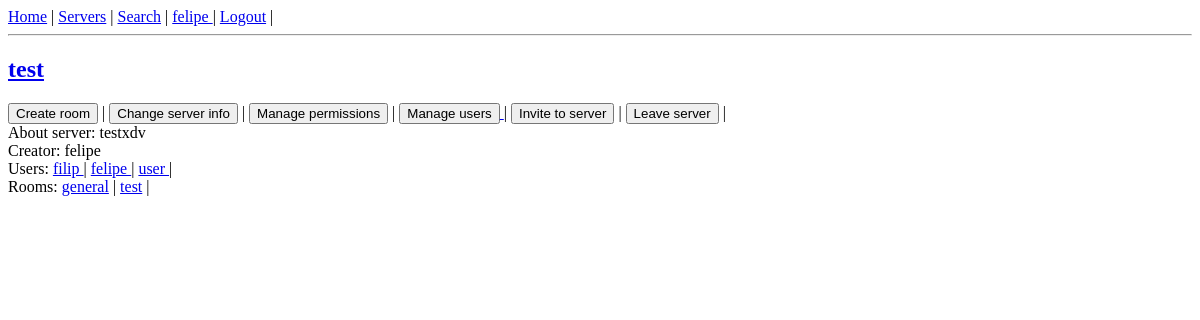
Before: /server-details/e1f03c86-6dec-441e-b323-656f7d35904f (signed in) with the older database file.
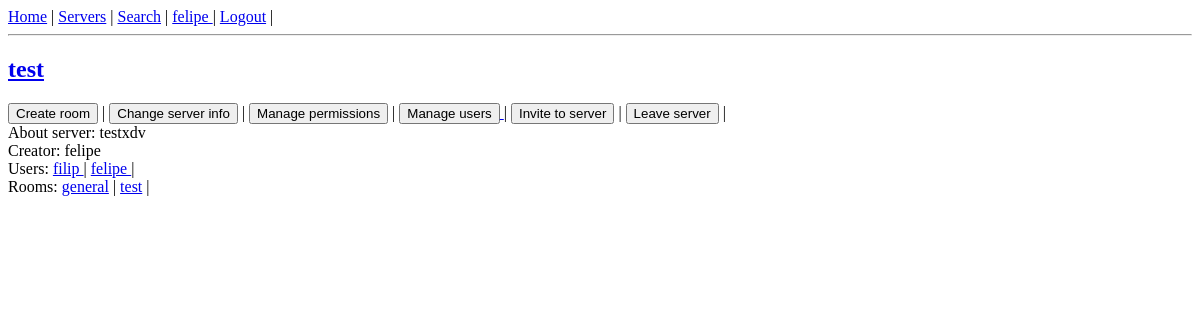
After: the same page with the newer database file.
### viperchat/models.py (models this page shows, shortened)
class User(AbstractUser):
    friends = models.ManyToManyField('self', blank=True)
    username = models.SlugField(unique=True, max_length=150)
    class Meta:
        permissions = [
            ('friends_see_profile', 'Friends can see user profile'),
            ('change_user_group', 'Can change users group'),    #   Modify users group in server
            ('everyone_see_profile', 'Everyone can see user profile')
        ]

class Room(models.Model):
    id = models.UUIDField(
        default=uuid.uuid4,
        unique=True,
        primary_key=True,
        editable=False
    )
    name = models.CharField(max_length=155)
    description = models.TextField()
    is_private = models.BooleanField(default=False)
    server = models.ForeignKey(Server, on_delete=models.CASCADE)
    class Meta:
        permissions = [
            ("delete_user_from_server", "Can delete user from server"),
            ("display_private_room_data", "Can see private room details"),
        ]

### viperchat/views.py (the view, shortened to what this page needs)
# urls.py: path('server-details/<uuid:pk>', vchat.ServerDetails.as_view(), name='server_detail'),
class ServerDetails(LoginRequiredMixin, DetailView):
    model = Server
    context_object_name = 'server'
    template_name = 'viperchat/server_detail.html'
    def get_object(self):
        return Server.objects.get(id=self.kwargs['pk'])
    def get_context_data(self, *args, **kwargs):
        context = super().get_context_data(**kwargs)
        server_groups = Group.objects.filter(name__startswith=f'{self.get_object().name}_')
        owners_group = Group.objects.get(name=f'{self.get_object().name}_owners')
        context['server_groups'] = server_groups
        context['server'] = self.get_object()
        context['owners_group'] = owners_group
        return context

### viperchat/context_processor.py (called while the page is built)
def get_create_room_permission(request):
    content_type = ContentType.objects.get_for_model(Server)
    permission = Permission.objects.get(codename='create_room_in_server', content_type=content_type)
    return {'create_permission': permission}

def get_homepage(request):
    return {'welcome': 'Welcome to great chat'}

def get_server_list(request):
    public_servers = Server.objects.filter(is_private=False)
    return {'server_list': public_servers}

def get_edit_permissions(request):
    permission = Permission.objects.get(codename='edit_permissions_in_server')
    return {'edit_permissions': permission}

def get_delete_user(request):
    permission = Permission.objects.get(codename='delete_user_from_server')
    return {'delete_users_permission': permission}

def get_send_invite_permission(request):
    permission = Permission.objects.get(codename='send_invitation')
    return {'send_invitation_permission': permission}

### viperchat/templatetags/template_filters.py (called while the page is built)
@register.filter
def group_users(group):
    return group.user_set.all()

### templates/viperchat/server_detail.html (shortened to what this page needs)
{% extends 'viperchat/base.html' %}
{% load template_filters %}
{% block content %}
<h2><a href="{% url 'server_detail' server.pk %}">{{ server.name }}</a> </h2>
{% for group in server_groups %}
{% if request.user in group|group_users and create_permission in group.permissions.all %}
<a href="{% url 'create_room' server.id %}"><button>Create room</button></a> |
{% endif %}
{% if request.user in group|group_users and edit_permissions in group.permissions.all %}
<a href="{% url 'server_edit' server.id %}"><button>Change server info</button></a> |
<a href="{% url 'server_groups_management' server.id %}"><button>Manage permissions</button></a> |
{% endif %}
{% if request.user in group|group_users and delete_users_permission in group.permissions.all %}
<a href="{% url 'server_users_list' server.id %}"><button>Manage users</button> </a> |
{% endif %}
{% if request.user in group|group_users and send_invitation_permission in group.permissions.all %}
<a href="{%url 'server_invite' server.id %}"><button>Invite to server</button></a> |
{% if request.user in server.users.all %}
<a href="{% url 'server_leave_confirm' server.id %}"><button>Leave server</button></a> |
{% endif %}
{% endif %}
{% endfor %}
<br>
About server: {{ server.description }}<br>
{% if request.user in server.users.all %}
Creator: {{ server.creator }} <br>
{% if request.user in owners_group|group_users %}
Users:
{% for user in server.users.all %}
<a href="{% url 'user_detail' user.username %}">{{ user.username }} </a> |
{% endfor %}
<br>
{% else %}
Users:
{% for user in server.users.all %}
<a href="{% url 'user_detail' user.username %}">{{ user.username }} </a> |
{% endfor %}
<br>
{% endif %}
{% if server.is_private == True %}
{% check_if_logged_user_private_room_permission request.user server as private_room_permission %}
{% endif %}
Rooms: {% for room in server.room_set.all %}
{% if room.is_private == False %}
<a href="{% url 'room_detail' server_id=server.id pk=room.id %}">{{ room.name }}</a> |
{% elif private_room_permission == True %}
<a href="{% url 'room_detail' server_id=server.id pk=room.id %}">{{ room.name }}</a> |
{% endif %}
{% endfor %}
<br>
{% else %}
<a href="{% url 'join_server' server.pk %}">Join server for more details</a>
{% endif %}
{% endblock %}

### templates/viperchat/base.html (shortened to what this page needs)
{% load template_filters %}
{% load static %}
<!DOCTYPE html>
<html lang="en">
<head>
    <link rel="stylesheet" href="{% static 'css/style.css' %}">
</head>
<body> <div id="weather" class="weather"></div>
    <a href="{% url 'home' %}">Home</a> |
    <a href="{% url 'servers' %}">Servers</a> |
    <a href="{% url 'search' %}">Search</a> |
    {% if user.is_authenticated %}
        <a href="{% url 'user_detail' request.user.username %}">{{ request.user.username }} </a> |
        <a href="{% url 'account_logout' %}">Logout</a> |
    {% else %}
        <a href="{% url 'account_login' %}">Login</a> |
        <a href="{% url 'account_signup' %}">Register</a> |
    {% endif %}
    <hr>
    {% block content %}{% endblock %}
</body>
</html>

Changed rows visible on the page:
removed User: username "user"
